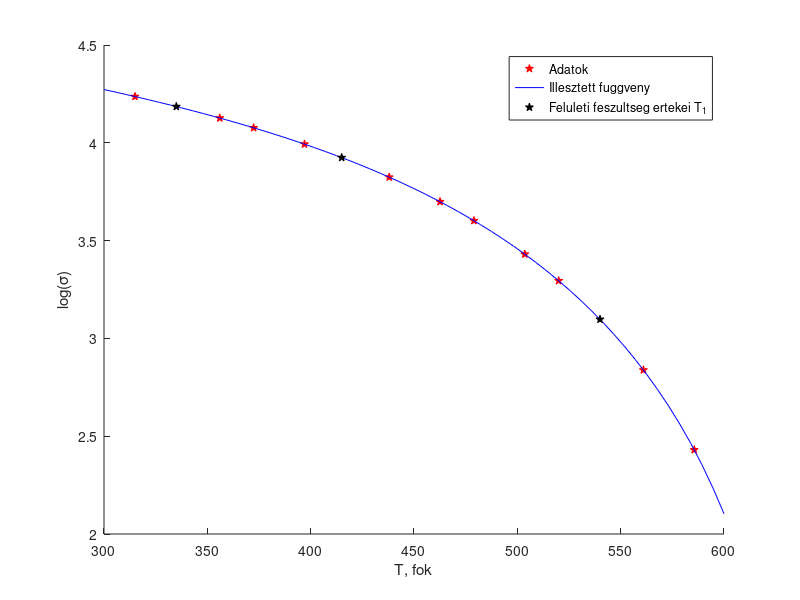
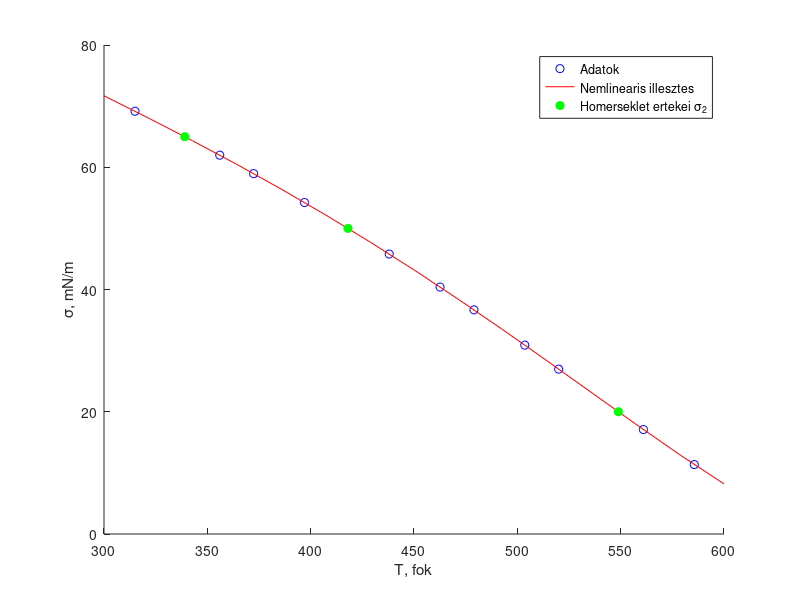

Reproduce these figures in MATLAB, in order.
clc(), clear(), close('all');

%%Adatok
T = transpose([315, 356, 372.4, 397, 438, 462.6, 479, 503.6, 520, 561, 585.6]); %Kelvin
szigma = transpose([69.159, 61.973, 58.952, 54.231, 45.803, 40.403, 36.670, 30.900, 26.971, 17.092, 11.364]); %mN/m
Tc = 647.3; %Kelvin kritikus homerseklet
Tr = T./Tc; %Redulkalt homerseklet
T_intv = [300, 600];

%MEGOLDAS
%Alpont 1.
M = [ ones(length(T), 1), log(1-Tr), Tr.*log(1-Tr), (Tr.^2).*log(1-Tr)];
b = log(szigma);
eredm = mldivide(M, b);
A = exp(eredm(1));
B = eredm(2);
C = eredm(3);
D = eredm(4);

s1 = sprintf('Konstansok ertekei: A = %.3f, B = %.3f, C = %.3f, D = %.3f', A, B, C, D);
disp(s1);

%Alpont 2.
fgv_log_szigma = @(hom) log(A) + B * log(1-hom/Tc) + C*(hom./Tc).*log(1-hom./Tc) + D.*((hom./Tc).^2).*log(1-hom./Tc);

%Alpont 3 .
fgv_szigma_lsqcf = @ ( alfa, hom ) alfa(1) * (1-hom./Tc).^(alfa(2)+alfa(3).*(hom./Tc)+ alfa(4).*(hom./Tc).^2);
kezd_ertk = [100, 1, 1, 1 ];
eredm_nlin = lsqcurvefit( fgv_szigma_lsqcf, kezd_ertk, T, szigma);
A_nlin = eredm_nlin(1);
B_nlin = eredm_nlin(2);
C_nlin = eredm_nlin(3);
D_nlin = eredm_nlin(4);
fgv_szigma_nlin = @ (hom) A_nlin * (1-hom./Tc).^(B_nlin +C_nlin.*(hom./Tc)+ D_nlin.*(hom./Tc).^2);

%Alpont 4.
T_1 = [335, 415, 540];
szigma_1 = fgv_log_szigma(T_1);

%Alpont 5.
szigma_2 = [20, 50, 65 ];
fgv_szigma_fzero1 = @(T_2) fgv_szigma_nlin(T_2) - szigma_2(1);
fgv_szigma_fzero2 = @(T_2) fgv_szigma_nlin(T_2) - szigma_2(2);
fgv_szigma_fzero3 = @(T_2) fgv_szigma_nlin(T_2) - szigma_2(3);
eredm_T1 = fzero(fgv_szigma_fzero1, 400);
eredm_T2 = fzero(fgv_szigma_fzero2, 450);
eredm_T3 = fzero(fgv_szigma_fzero3, 500);

%Abrazolas
figure(1);
hold ('on');
plot(T, b, 'rp', 'MarkerFaceColor', 'r');
fplot(fgv_log_szigma, T_intv, 'b');
plot(T_1, szigma_1, 'pk', 'MarkerFaceColor', 'k');
hold('off');
xlabel('T, fok');
ylabel('log(\sigma)');
legend('Adatok', 'Illesztett fuggveny', 'Feluleti feszultseg ertekei T_1');

figure(2);
hold ('on');
plot(T, szigma, 'ob');
fplot(fgv_szigma_nlin, T_intv, 'r');
plot(eredm_T1, szigma_2(1), 'og', 'MarkerFaceColor', 'g');
plot(eredm_T2, szigma_2(2), 'og', 'MarkerFaceColor', 'g');
plot(eredm_T3, szigma_2(3), 'og', 'MarkerFaceColor', 'g');
hold('off');
xlabel('T, fok');
ylabel('\sigma, mN/m');
legend('Adatok', 'Nemlinearis illesztes', 'Homerseklet ertekei \sigma_2');

